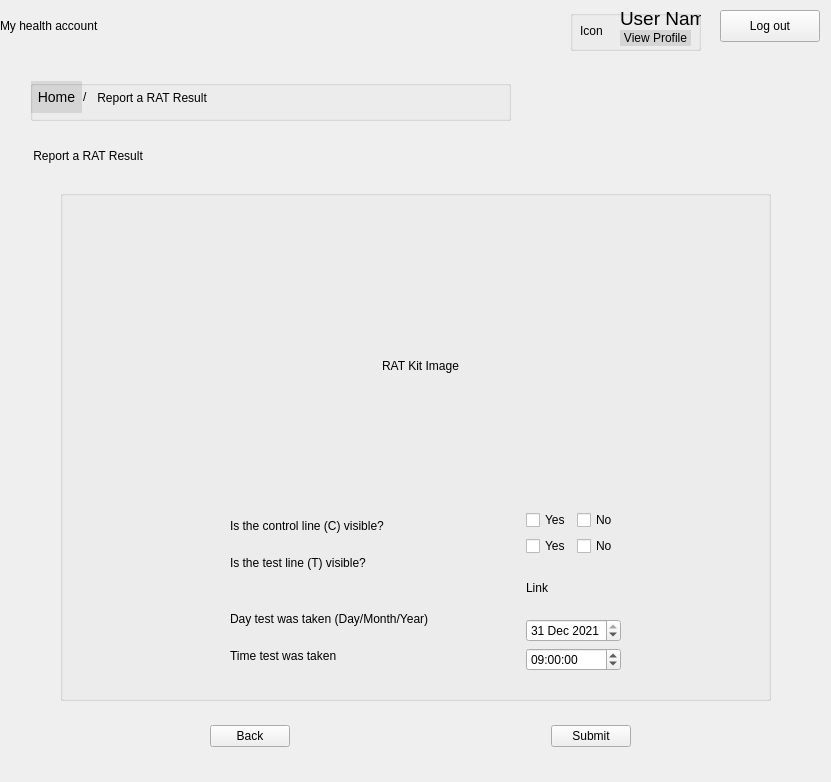
<?xml version="1.0" encoding="UTF-8"?>
<ui version="4.0">
 <class>UserReportRATResult</class>
 <widget class="QDialog" name="UserReportRATResult">
  <property name="geometry">
   <rect>
    <x>0</x>
    <y>0</y>
    <width>831</width>
    <height>782</height>
   </rect>
  </property>
  <property name="windowTitle">
   <string>Dialog</string>
  </property>
  <widget class="QLabel" name="label_6">
   <property name="geometry">
    <rect>
     <x>0</x>
     <y>10</y>
     <width>201</width>
     <height>31</height>
    </rect>
   </property>
   <property name="styleSheet">
    <string notr="true">font: 24pt &quot;.AppleSystemUIFont&quot;;</string>
   </property>
   <property name="text">
    <string>My health account </string>
   </property>
  </widget>
  <widget class="QLabel" name="label_7">
   <property name="geometry">
    <rect>
     <x>30</x>
     <y>140</y>
     <width>201</width>
     <height>31</height>
    </rect>
   </property>
   <property name="styleSheet">
    <string notr="true">font: 18pt &quot;.AppleSystemUIFont&quot;;</string>
   </property>
   <property name="text">
    <string> Report a RAT Result</string>
   </property>
  </widget>
  <widget class="QGroupBox" name="groupBox_2">
   <property name="geometry">
    <rect>
     <x>30</x>
     <y>80</y>
     <width>481</width>
     <height>41</height>
    </rect>
   </property>
   <property name="title">
    <string/>
   </property>
   <widget class="QLabel" name="label_9">
    <property name="geometry">
     <rect>
      <x>53</x>
      <y>9</y>
      <width>16</width>
      <height>16</height>
     </rect>
    </property>
    <property name="text">
     <string>/</string>
    </property>
   </widget>
   <widget class="QLabel" name="label_10">
    <property name="geometry">
     <rect>
      <x>64</x>
      <y>10</y>
      <width>241</width>
      <height>16</height>
     </rect>
    </property>
    <property name="text">
     <string> Report a RAT Result</string>
    </property>
   </widget>
   <widget class="QPushButton" name="pushButtonHome">
    <property name="geometry">
     <rect>
      <x>1</x>
      <y>1</y>
      <width>51</width>
      <height>32</height>
     </rect>
    </property>
    <property name="styleSheet">
     <string notr="true">QPushButton {
	background-color: rgb(0, 0, 0,0.1); 
	border: none; 
	color: rgb(0, 0, 0); 
	font: 14px;
} 

QPushButton:hover { 
	background-color: rgb(0, 0, 0, 0.1); 
	border: none; 
	color: rgb(0, 43, 255); 
}</string>
    </property>
    <property name="text">
     <string>Home</string>
    </property>
   </widget>
  </widget>
  <widget class="QGroupBox" name="groupBox_6">
   <property name="geometry">
    <rect>
     <x>570</x>
     <y>10</y>
     <width>131</width>
     <height>41</height>
    </rect>
   </property>
   <property name="title">
    <string/>
   </property>
   <widget class="QLabel" name="labelUserName">
    <property name="geometry">
     <rect>
      <x>50</x>
      <y>0</y>
      <width>91</width>
      <height>16</height>
     </rect>
    </property>
    <property name="font">
     <font>
      <family>.AppleSystemUIFont</family>
      <pointsize>14</pointsize>
      <italic>false</italic>
      <bold>false</bold>
     </font>
    </property>
    <property name="styleSheet">
     <string notr="true">font: 14pt &quot;.AppleSystemUIFont&quot;;</string>
    </property>
    <property name="text">
     <string>User Name</string>
    </property>
   </widget>
   <widget class="QLabel" name="labelIconUser">
    <property name="geometry">
     <rect>
      <x>10</x>
      <y>0</y>
      <width>41</width>
      <height>41</height>
     </rect>
    </property>
    <property name="text">
     <string>Icon</string>
    </property>
   </widget>
   <widget class="QPushButton" name="pushButtonViewProfile">
    <property name="geometry">
     <rect>
      <x>50</x>
      <y>20</y>
      <width>71</width>
      <height>16</height>
     </rect>
    </property>
    <property name="styleSheet">
     <string notr="true">QPushButton {
	background-color: rgb(0, 0, 0,0.1); 
	border: none; 
	color: rgb(0, 0, 0); 
	font: 12px;
} 

QPushButton:hover { 
	background-color: rgb(0, 0, 0, 0.1); 
	border: none; 
	color: rgb(0, 43, 255); 
}</string>
    </property>
    <property name="text">
     <string>View Profile</string>
    </property>
   </widget>
  </widget>
  <widget class="QPushButton" name="pushButtonLogout">
   <property name="geometry">
    <rect>
     <x>720</x>
     <y>10</y>
     <width>100</width>
     <height>32</height>
    </rect>
   </property>
   <property name="text">
    <string>Log out</string>
   </property>
  </widget>
  <widget class="QGroupBox" name="groupBox">
   <property name="geometry">
    <rect>
     <x>60</x>
     <y>190</y>
     <width>711</width>
     <height>511</height>
    </rect>
   </property>
   <property name="title">
    <string/>
   </property>
   <widget class="QLabel" name="labelRATKitImage">
    <property name="geometry">
     <rect>
      <x>210</x>
      <y>50</y>
      <width>301</width>
      <height>251</height>
     </rect>
    </property>
    <property name="text">
     <string>RAT Kit Image</string>
    </property>
    <property name="alignment">
     <set>Qt::AlignCenter</set>
    </property>
   </widget>
   <widget class="QWidget" name="layoutWidget">
    <property name="geometry">
     <rect>
      <x>170</x>
      <y>320</y>
      <width>391</width>
      <height>161</height>
     </rect>
    </property>
    <layout class="QHBoxLayout" name="horizontalLayout_3">
     <item>
      <layout class="QVBoxLayout" name="verticalLayout_2">
       <item>
        <widget class="QLabel" name="label">
         <property name="text">
          <string>Is the control line (C) visible?</string>
         </property>
        </widget>
       </item>
       <item>
        <widget class="QLabel" name="label_2">
         <property name="text">
          <string>Is the test line (T) visible?</string>
         </property>
        </widget>
       </item>
       <item>
        <spacer name="horizontalSpacer">
         <property name="orientation">
          <enum>Qt::Horizontal</enum>
         </property>
         <property name="sizeHint" stdset="0">
          <size>
           <width>40</width>
           <height>20</height>
          </size>
         </property>
        </spacer>
       </item>
       <item>
        <widget class="QLabel" name="label_4">
         <property name="text">
          <string>Day test was taken (Day/Month/Year)</string>
         </property>
        </widget>
       </item>
       <item>
        <widget class="QLabel" name="label_5">
         <property name="text">
          <string>Time test was taken</string>
         </property>
        </widget>
       </item>
      </layout>
     </item>
     <item>
      <layout class="QVBoxLayout" name="verticalLayout">
       <item>
        <layout class="QHBoxLayout" name="horizontalLayout">
         <item>
          <widget class="QCheckBox" name="checkBoxCYes">
           <property name="text">
            <string>Yes</string>
           </property>
          </widget>
         </item>
         <item>
          <widget class="QCheckBox" name="checkBoxCNo">
           <property name="text">
            <string>No</string>
           </property>
          </widget>
         </item>
        </layout>
       </item>
       <item>
        <layout class="QHBoxLayout" name="horizontalLayout_2">
         <item>
          <widget class="QCheckBox" name="checkBoxTYes">
           <property name="text">
            <string>Yes</string>
           </property>
          </widget>
         </item>
         <item>
          <widget class="QCheckBox" name="checkBoxTNo">
           <property name="text">
            <string>No</string>
           </property>
          </widget>
         </item>
        </layout>
       </item>
       <item>
        <widget class="QLabel" name="labelLink">
         <property name="text">
          <string>Link</string>
         </property>
        </widget>
       </item>
       <item>
        <widget class="QDateEdit" name="dateEdit">
         <property name="dateTime">
          <datetime>
           <hour>22</hour>
           <minute>0</minute>
           <second>0</second>
           <year>2021</year>
           <month>12</month>
           <day>31</day>
          </datetime>
         </property>
        </widget>
       </item>
       <item>
        <widget class="QTimeEdit" name="timeEdit">
         <property name="dateTime">
          <datetime>
           <hour>9</hour>
           <minute>0</minute>
           <second>0</second>
           <year>2021</year>
           <month>12</month>
           <day>29</day>
          </datetime>
         </property>
         <property name="time">
          <time>
           <hour>9</hour>
           <minute>0</minute>
           <second>0</second>
          </time>
         </property>
        </widget>
       </item>
      </layout>
     </item>
    </layout>
   </widget>
  </widget>
  <widget class="QWidget" name="layoutWidget">
   <property name="geometry">
    <rect>
     <x>210</x>
     <y>720</y>
     <width>421</width>
     <height>32</height>
    </rect>
   </property>
   <layout class="QHBoxLayout" name="horizontalLayout_4">
    <item>
     <widget class="QPushButton" name="pushButtonBack">
      <property name="text">
       <string>Back</string>
      </property>
     </widget>
    </item>
    <item>
     <spacer name="horizontalSpacer_2">
      <property name="orientation">
       <enum>Qt::Horizontal</enum>
      </property>
      <property name="sizeHint" stdset="0">
       <size>
        <width>168</width>
        <height>20</height>
       </size>
      </property>
     </spacer>
    </item>
    <item>
     <widget class="QPushButton" name="pushButtonSubmit">
      <property name="text">
       <string>Submit</string>
      </property>
     </widget>
    </item>
   </layout>
  </widget>
 </widget>
 <resources/>
 <connections/>
</ui>
